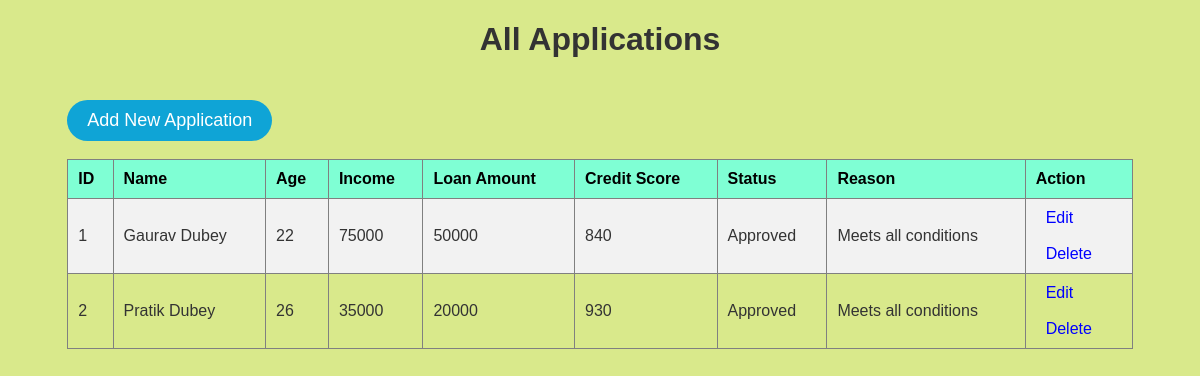
Before: /applications with the older database file.
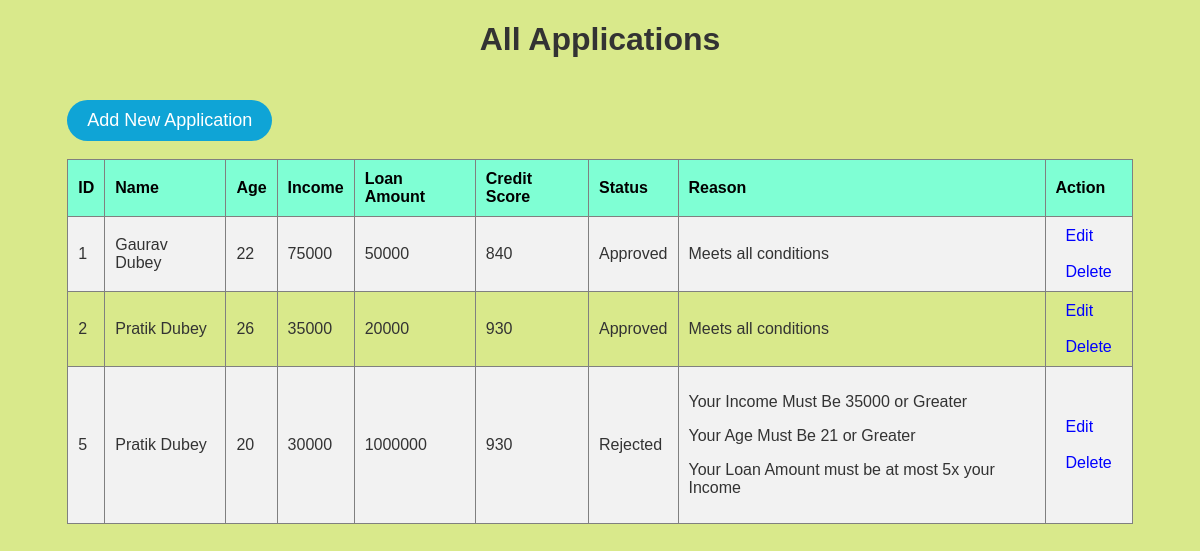
After: the same page with the newer database file.
### tables this page shows
CREATE TABLE loan_applications (
            id INTEGER PRIMARY KEY AUTOINCREMENT,
            name TEXT NOT NULL,
            age INTEGER NOT NULL,
            income INTEGER NOT NULL,
            loan_amount INTEGER NOT NULL,
            credit_score INTEGER NOT NULL
        );

### app.py (the view)
@app.route('/applications')
def applications():
    conn = sqlite3.connect('loan_applications.db')
    cursor = conn.cursor()
    cursor.execute('SELECT * FROM loan_applications')
    applications = cursor.fetchall()
    conn.close()
    return render_template('applications.html', applications=applications)

### templates/applications.html (shortened to what this page needs)
<!DOCTYPE html>
<html lang="en">
<head>
    <link rel="stylesheet" href="/static/style.css">
</head>
<body class="applications">
    <div>
        <h1 id="applications_h1">All Applications</h1>
        <div class="applications_container">
            <a id="add" href="/">Add New Application</a>
            <br><br>
            <table class="applications_table" border="1" cellpadding="10">
                <tr>
                    <th>ID</th>
                    <th>Name</th>
                    <th>Age</th>
                    <th>Income</th>
                    <th>Loan Amount</th>
                    <th>Credit Score</th>
                    <th>Status</th>
                    <th>Reason</th>
                    <th>Action</th>
                </tr>
                {% for application in applications %}
                <tr>
                    <td>{{ application[0] }}</td>
                    <td>{{ application[1] }}</td>
                    <td>{{ application[2] }}</td>
                    <td>{{ application[3] }}</td>
                    <td>{{ application[4] }}</td>
                    <td>{{ application[5] }}</td>
                    <td>
                        {% if application[3]|int >= 35000
                            and application[2]|int >= 21
                            and application[4]|int <= (5 * application[3]|int)
                            and application[5]|int >= 650 %}
                            Approved
                        {% else %}
                            Rejected
                        {% endif %}
                    </td>
                    <td>
                        {% set approved = true %}
                        {% if application[3] < 35000 %}
                            <p>Your Income Must Be 35000 or Greater</p>
                            {% set approved = false %}
                        {% endif %}
                        {% if application[2] < 21 %}
                            <p>Your Age Must Be 21 or Greater</p>
                            {% set approved = false %}
                        {% endif %}
                        {% if application[4] > (5 * application[3]) %}
                            <p>Your Loan Amount must be at most 5x your Income</p>
                            {% set approved = false %}
                        {% endif %}
                        {% if approved %}
                            <p>Meets all conditions</p>
                        {% endif %}
                    </td>
                    <td><a id="edit" href="/edit/{{ application[0] }}">Edit</a><br><br>
                        <a id="delete" href="/delete/{{ application[0] }}">Delete</a>
                    </td>
                </tr>
                {% endfor %}
            </table>
        </div>
</body>
</html>

Changed rows visible on the page:
added loan_applications: id "5", name "Pratik Dubey", age "20", income "30000", loan_amount "1000000", credit_score "930", shows "Rejected", shows "Your Income Must Be 35000 or Greater", shows "Your Age Must Be 21 or Greater", shows "Your Loan Amount must be at most 5x your Income"
